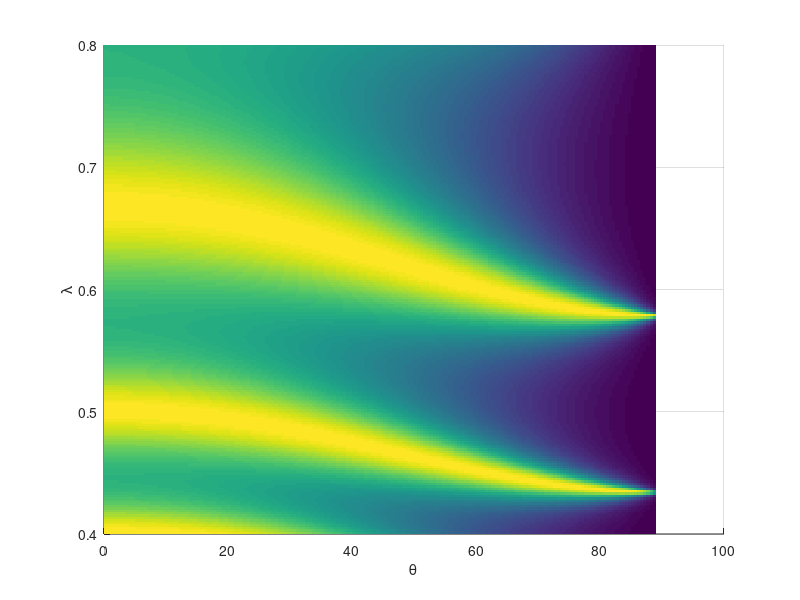

Write the MATLAB code that produced this figure.
%{
Copyright © 2020 Alexey A. Shcherbakov. All rights reserved.

This file is part of ComputationalElectrodynamics.

ComputationalElectrodynamics is free software: you can redistribute it and/or modify
it under the terms of the GNU General Public License as published by
the Free Software Foundation, either version 2 of the License, or
(at your option) any later version.

ComputationalElectrodynamics is distributed in the hope that it will be useful,
but WITHOUT ANY WARRANTY; without even the implied warranty of
MERCHANTABILITY or FITNESS FOR A PARTICULAR PURPOSE.  See the
GNU General Public License for more details.

You should have received a copy of the GNU General Public License
along with ComputationalElectrodynamics. If not, see <https://www.gnu.org/licenses/>.
%}
%% description:
% calculate a reflection map of a Fabry-Perot resonator
%% implementation:

h = 0.5; % layer thickness
eps_s = 1; % permittivity of the surrounding medium
eps_l = 4; % slab permittivity
theta = pi/10; % angle of incidence

kx = sqrt(eps_s)*sin(theta); % in-plane wavevector projection
kz_s = sqrt(eps_s - kx^2); % propagation constant in the surrounding medium
kz_l = sqrt(eps_l - kx^2); % propagation constant in the slab
Re = ((kz_l - kz_s)/(kz_l + kz_s))^2; % TE power reflection coefficient
Rh = ((eps_s*kz_l - eps_l*kz_s)/(eps_s*kz_l + eps_l*kz_s))^2; % TM power reflection coefficient

wl = linspace(0.4,0.8,100);
Te = (1-Re)^2 * ((1-Re)^2 + 4*Re*sin(2*pi*h./wl*kz_l).^2).^(-1);
Th = (1-Rh)^2 * ((1-Rh)^2 + 4*Rh*sin(2*pi*h./wl*kz_l).^2).^(-1);
fr = 1./wl;

%plot(fr,Te);

%% reflection map
% {
[wl,theta] = meshgrid(0.4:0.002:0.8,0:0.5:89);
kx = sin((pi/180)*theta);
kz_s = sqrt(eps_s - kx.^2);
kz_l = sqrt(eps_l - kx.^2);
Re = ((kz_l - kz_s)./(kz_l + kz_s)).^2;
%Rh = ((eps_s*kz_l - eps_l*kz_s)./(eps_s*kz_l + eps_l*kz_s)).^2;
Te = (1-Re).^2 .* ((1-Re).^2 + 4*Re.*sin((2*pi*h)./wl.*kz_l).^2).^(-1);
%Th = (1-Rh)^2 * ((1-Rh)^2 + 4*Rh*sin(2*pi*h./wl*kz_l).^2).^(-1);

surf(theta,wl,Te,'EdgeColor','none');
view(2);
xlabel('\theta');
ylabel('\lambda');
